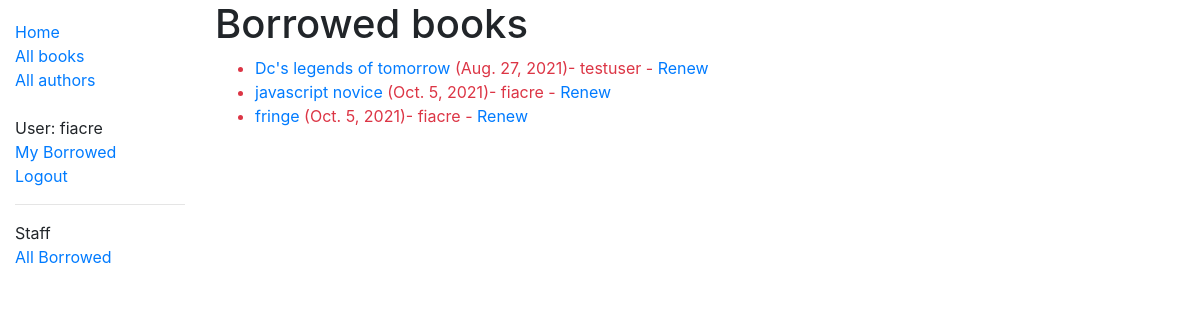
Page /catalog/borrowed/ (signed in) on the committed database.
### catalog/models.py (models this page shows, shortened)
class BookInstance(models.Model):
    id = models.UUIDField(primary_key=True, default=uuid.uuid4, help_text='Unique ID for this particular book across whole library')
    book = models.ForeignKey('Book', on_delete=models.RESTRICT, null=True)
    borrower = models.ForeignKey(User, on_delete=models.SET_NULL, null=True, blank=True)
    imprint = models.CharField(max_length=200)
    due_back = models.DateField(null=True, blank=True)
    @property
    def is_overdue(self):
     if self.due_back and date.today() > self.due_back:
        return True
     return False
    LOAN_STATUS = (
        ('m', 'Maintenance'),
        ('o', 'On loan'),
        ('a', 'Available'),
        ('r', 'Reserved'),
    )
    status = models.CharField(
        max_length=1,
        choices=LOAN_STATUS,
        blank=True,
        default='m',
        help_text='Book availability',
    )
    class Meta:
        ordering = ['due_back']
        permissions = (("can_mark_returned", "Set book as returned"),)

class Book(models.Model):
    title = models.CharField(max_length=200)
    author = models.ForeignKey('Author', on_delete=models.SET_NULL, null=True)
    summary = models.TextField(max_length=1000, help_text='Enter a brief description of the book')
    isbn = models.CharField('ISBN', max_length=13, unique=True,
                             help_text='13 Character <a href="https://www.isbn-international.org/content/what-isbn">ISBN number</a>')
    genre = models.ManyToManyField(Genre, help_text='Select a genre for this book')
    language = models.ForeignKey('Language',on_delete=models.SET_NULL, null=True)
    def display_genre(self):
        """Create a string for the Genre. This is required to display genre in Admin."""
        return ', '.join(genre.name for genre in self.genre.all()[:3])
    display_genre.short_description = 'Genre'

### catalog/views.py (the view)
# urls.py: path('borrowed/', views.LoanedBooksByUsersListView.as_view(), name='all-borrowed'),
class LoanedBooksByUsersListView(PermissionRequiredMixin,LoginRequiredMixin,generic.ListView):
    permission_required = 'catalog.can_mark_returned'
    """Generic class-based view listing books on loan."""
    model = BookInstance
    template_name ='catalog/bookinstance_list_borrowed_users.html'
    paginate_by = 10
    def get_queryset(self):
        return BookInstance.objects.filter(status__exact='o').order_by('due_back')

### catalog/templates/catalog/bookinstance_list_borrowed_users.html
{% extends "base_generic.html" %}
{% block content %}
    <h1>Borrowed books</h1>
    {% if bookinstance_list %}
    <ul>
      {% for bookinst in bookinstance_list %}
      <li class="{% if bookinst.is_overdue %}text-danger{% endif %}">
        <a href="{% url 'book-detail' bookinst.book.pk %}">{{bookinst.book.title}}</a> ({{ bookinst.due_back }})- {{bookinst.borrower}}
        {% if perms.catalog.can_mark_returned %}- <a href="{% url 'renew-book-librarian' bookinst.id %}">Renew</a>  {% endif %}
      </li>
      {% endfor %}
    </ul>
    {% else %}
      <p>There are no books borrowed.</p>
    {% endif %}
{% endblock %}

### catalog/templates/base_generic.html (shortened to what this page needs)
<!DOCTYPE html>
<html lang="en">
<head>
    <link rel="stylesheet" href="https://cdn.jsdelivr.net/npm/bootstrap@4.5.3/dist/css/bootstrap.min.css"
>
    {% load static %}
    <link rel="stylesheet" href="{% static 'css/styles.css' %}">
</head>
<body>
    <div class="container-fluid">
        <div class="row">
            <div class="col-sm-2">
                {% block sidebar %}
                <ul class="sidebar-nav">
                    <li><a href="{% url 'index' %}">Home</a></li>
                    <li><a href="{% url 'books' %}">All books</a></li>
                    <li><a href="{% url 'authors' %}">All authors</a></li>
                    <br>
                    {% if user.is_authenticated %}
                    <li>User: {{ user.get_username }}</li>
                    <li><a href="{% url 'my-borrowed' %}">My Borrowed</a></li>
                    <li><a href="{% url 'logout'%}?next={{request.path}}">Logout</a></li>
                    {% else %}
                    <li><a href="{% url 'login'%}?next={{request.path}}">Login</a></li>
                    {% endif %}
                    {% if perms.catalog.can_mark_returned %}
                    <hr>
                    <li>Staff</li>
                    <li><a href="{% url 'all-borrowed' %}">All Borrowed</a></li>
                    {% endif %}
                </ul>
                {% endblock %}
            </div>
            <div class="col-sm-10 ">
                {% block content %}{% endblock %}
            </div>
        </div>
    </div>
</body>
</html>

### catalog/static/css/styles.css (style rules this page uses)
.sidebar-nav { margin-top: 20px; padding: 0; list-style: none; }

### rows in the picture
BookInstance: book "Dc's legends of tomorrow", due_back "Aug. 27, 2021", borrower "testuser"
BookInstance: book "javascript novice", due_back "Oct. 5, 2021", borrower "fiacre"
BookInstance: book "fringe", due_back "Oct. 5, 2021", borrower "fiacre"

### other values in the picture
{{ user.get_username }} "fiacre"
